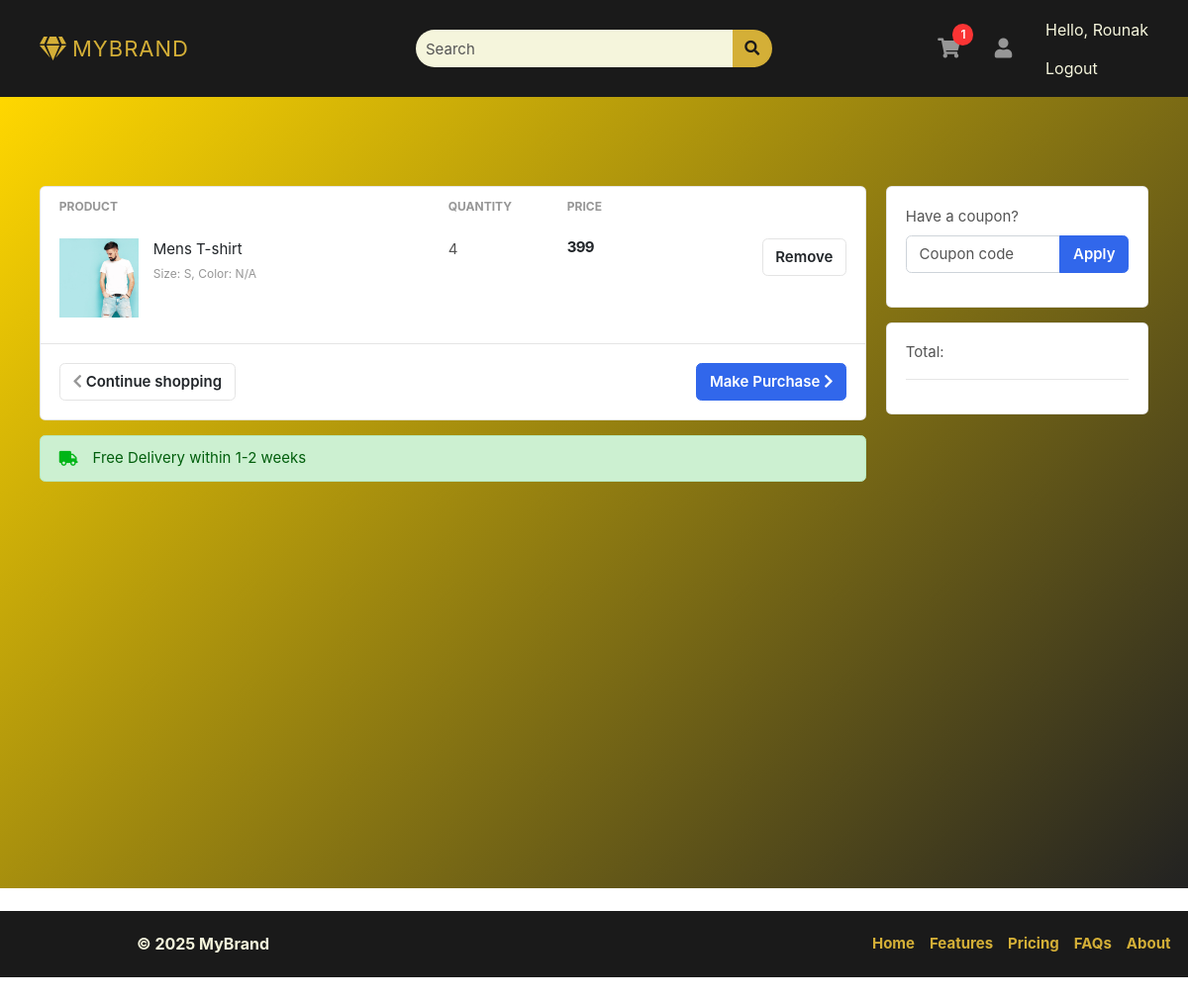
/accounts/cart/ (signed in), run on an earlier commit of the app's database.
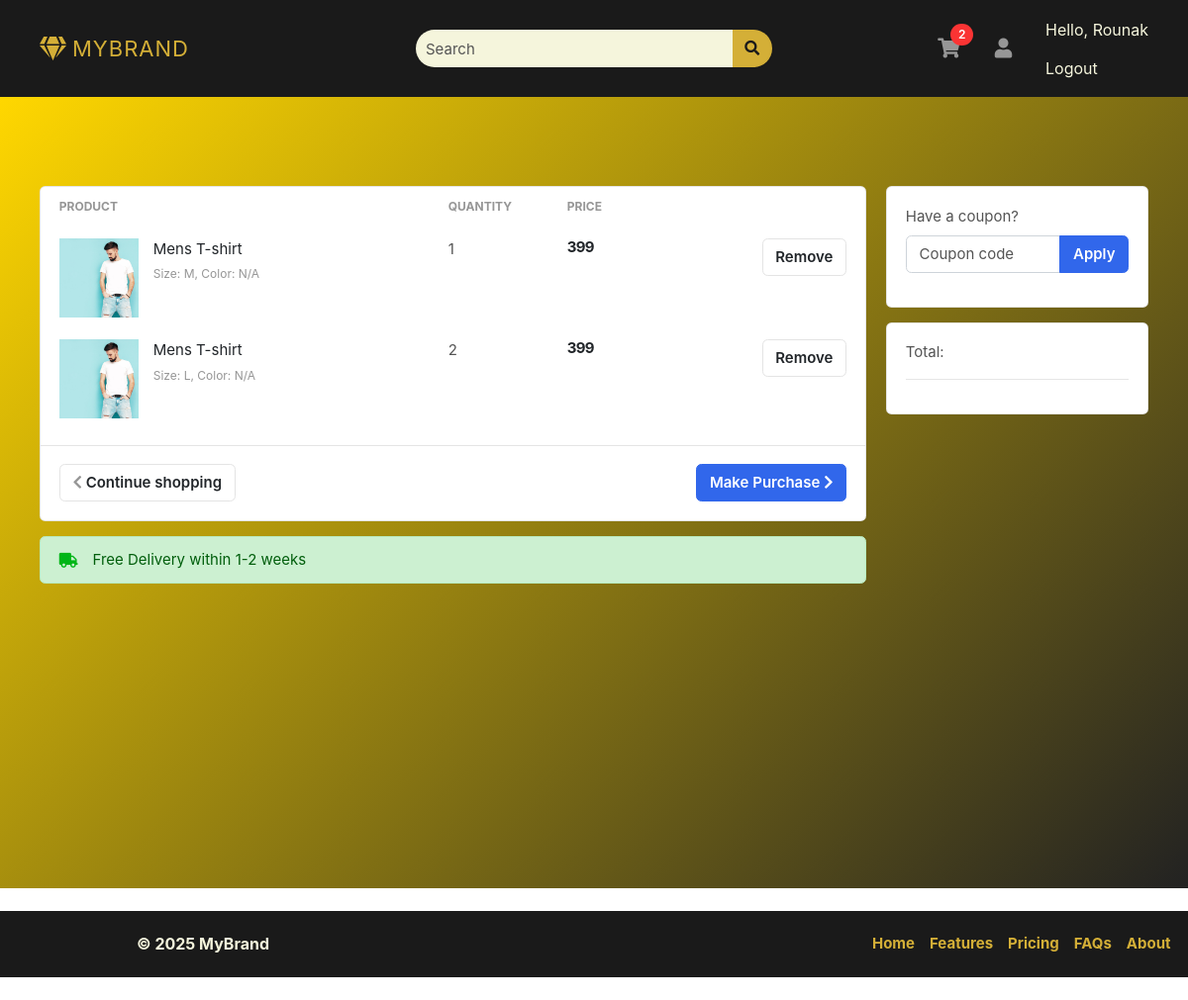
And on a later commit of the database.
### accounts/models.py (models this page shows, shortened)
class Profile(models.Model):
    user = models.OneToOneField(User, on_delete=models.CASCADE)
    address = models.TextField(blank=True, null=True)
    is_email_verified = models.BooleanField(default=False)
    phone_number = models.CharField(max_length=15, null=True, blank=True)
    email_token = models.CharField(max_length=100, null=True, blank=True)
    def get_cart_count(self):
        return CartItems.objects.filter(cart__is_paid=False, cart__user=self.user).count()

class CartItems(BaseModel):
    cart = models.ForeignKey(Cart, on_delete=models.CASCADE, related_name="cart_items")
    product = models.ForeignKey(Product, on_delete=models.SET_NULL, null=True, blank=True)
    color_variant = models.ForeignKey(ColorVariant, on_delete=models.SET_NULL, blank=True, null=True)
    size_variant = models.ForeignKey(SizeVariant, on_delete=models.SET_NULL, blank=True, null=True)
    quantity = models.PositiveIntegerField(default=1)

### products/models.py (models this page shows, shortened)
class Product(BaseModel):
    product_name = models.CharField(max_length=100)
    slug = models.SlugField(unique=True, null=True, blank=True)
    category = models.ForeignKey(Category, on_delete=models.CASCADE, related_name="products")
    price = models.IntegerField()
    product_description = models.TextField()
    color_variant = models.ManyToManyField(ColorVariant, blank=True)
    size_variant = models.ManyToManyField(SizeVariant, blank=True)

class ProductImage(BaseModel):
    product = models.ForeignKey(Product, on_delete=models.CASCADE, related_name="product_images")
    image = models.ImageField(upload_to="product/")

class SizeVariant(BaseModel):
    size_name = models.CharField(max_length=100)
    price = models.IntegerField(default=0)

### accounts/views.py (the view)
# urls.py: path("cart/", cart, name="cart"),
def cart(request):
    cart_items = CartItems.objects.filter(cart__user=request.user, cart__is_paid=False)
    context = {'cart_items': cart_items}
    return render(request, 'accounts/cart.html', context)

### templates/accounts/cart.html (shortened to what this page needs)
{% extends "base/base.html" %}
{% block start %}
<section class="section-container">
    <section class="section-content padding-y">
        <div class="container">
            <div class="row">
                <main class="col-md-9">
                    <div class="card">
                        <table class="table table-borderless table-shopping-cart">
                            <thead class="text-muted">
                                <tr class="small text-uppercase">
                                    <th scope="col">Product</th>
                                    <th scope="col" width="120">Quantity</th>
                                    <th scope="col" width="120">Price</th>
                                    <th scope="col" class="text-right" width="200"> </th>
                                </tr>
                            </thead>
                            <tbody>
                                {% for cart_item in cart_items %}
                                <tr>
                                    <td>
                                        <figure class="itemside">
                                            <div class="aside">
                                                <img src="{{ cart_item.product.product_images.first.image.url }}" class="img-sm">
                                            </div>
                                            <figcaption class="info">
                                                <a href="#" class="title text-dark">{{ cart_item.product.product_name }}</a>
                                                <p class="text-muted small">
                                                    Size: {{ cart_item.size_variant.size_name|default:"N/A" }},
                                                    Color: {{ cart_item.color_variant.color_name|default:"N/A" }}
                                                </p>
                                            </figcaption>
                                        </figure>
                                    </td>
                                    <td>
                                        {{ cart_item.quantity }}
                                    </td>
                                    <td>
                                        <div class="price-wrap">
                                            <var class="price">{{ cart_item.product.price }}</var>
                                        </div>
                                    </td>
                                    <td class="text-right">
                                        <a href="{% url 'remove_cart' cart_item.uid %}" class="btn btn-light"> Remove</a>
                                    </td>
                                </tr>
                                {% endfor %}
                            </tbody>
                        </table>
                        <div class="card-body border-top">
                            <a href="#" class="btn btn-primary float-md-right"> Make Purchase <i class="fa fa-chevron-right"></i> </a>
                            <a href="{% url 'index' %}" class="btn btn-light"> <i class="fa fa-chevron-left"></i> Continue shopping </a>
                        </div>
                    </div>
                    <div class="alert alert-success mt-3">
                        <p class="icontext"><i class="icon text-success fa fa-truck"></i> Free Delivery within 1-2 weeks</p>
                    </div>
                </main>
                <aside class="col-md-3">
                    <div class="card mb-3">
                        <div class="card-body">
                            <form>
                                <div class="form-group">
                                    <label>Have a coupon?</label>
                                    <div class="input-group">
                                        <input type="text" class="form-control" placeholder="Coupon code">
                                        <span class="input-group-append">
                                            <button class="btn btn-primary">Apply</button>
                                        </span>
                                    </div>
                                </div>
                            </form>
                        </div>
                    </div>
                    <div class="card">
                        <div class="card-body">
                            <dl class="dlist-align">
                                <dt>Total:</dt>
                                <dd class="text-right h5"><strong>{{ final_total }}</strong></dd>
                            </dl>
                            <hr>
                        </div>
                    </div>
                </aside>
            </div>
        </div>
    </section>
</section>
{% endblock %}

### templates/base/base.html (shortened to what this page needs)
<!DOCTYPE HTML>
<html lang="en">
<head>
    <link href="/media/css/bootstrap.css" rel="stylesheet" type="text/css" />
    <link href="/media/fonts/fontawesome/css/all.min.css" type="text/css" rel="stylesheet">
    <link href="/media/css/ui.css" rel="stylesheet" type="text/css" />
    <link href="/media/css/responsive.css" rel="stylesheet" />
</head>
<body>
    <header class="section-header">
        <section class="header-main" style="width: 100%; background-color: #1a1a1a; padding: 10px 0;">
            <div class="container">
                <div class="row align-items-center">
                    <div class="col-lg-4 col-12 d-flex justify-content-start">
                        <a class="navbar-brand text-uppercase fw-bold" href="{% url 'index' %}"
                           style="font-size: 22px; letter-spacing: 1px; display: flex; align-items: center; color: #d4af37;">
                            <i class="fas fa-gem" style="color: #d4af37; font-size: 24px; margin-right: 5px;"></i>
                            MyBrand
                        </a>
                    </div>
                    <div class="col-lg-4 col-12 d-flex justify-content-center">
                        <form action="#" class="search w-100" style="max-width: 400px;">
                            <div class="input-group">
                                <input type="text" class="form-control" placeholder="Search"
                                       style="border-radius: 20px 0 0 20px; padding: 10px; border: none; background: #f5f5dc; color: #1a1a1a;">
                                <div class="input-group-append">
                                    <button class="btn" type="submit"
                                            style="border-radius: 0 20px 20px 0; background: #d4af37; border: none; color: #1a1a1a;">
                                        <i class="fa fa-search"></i>
                                    </button>
                                </div>
                            </div>
                        </form>
                    </div>
                    <div class="col-lg-4 col-12 d-flex justify-content-end align-items-center">
                        <div class="widgets-wrap d-flex align-items-center">
                            <div class="widget-header mr-3 position-relative">
                                <a href="{% if request.user.is_authenticated %}{% url 'cart' %}{% else %}{% url 'login' %}?next={% url 'cart' %}{% endif %}"
                                    class="icon icon-sm rounded-circle"
                                    style="width: 40px; height: 40px; display: flex; align-items: center; justify-content: center; color: #d4af37;">
                                    <i class="fa fa-shopping-cart"></i>
                                </a>
                                <span class="badge badge-pill badge-danger notify"
                                      style="position: absolute; top: -5px; right: -5px; font-size: 12px; padding: 5px 8px;">
                                    {{ request.user.profile.get_cart_count }}
                                </span>
                            </div>
                            <div class="widget-header icontext">
                                <a href="{% url 'profile' %}" class="icon icon-sm rounded-circle"
                                   style="width: 40px; height: 40px; display: flex; align-items: center; justify-content: center; color: #d4af37;">
                                    <i class="fa fa-user"></i>
                                </a>
                            </div>
                            <ul class="navbar-nav ml-2">
                                {% if request.user.is_authenticated %}
                                <li class="nav-item">
                                    <span class="nav-link" style="color: #f5f5dc;">Hello, {{ request.user.username }}</span>
                                </li>
                                <li class="nav-item">
                                    <a class="nav-link" href="{% url 'logout' %}" style="color: #f5f5dc;">Logout</a>
                                </li>
                                {% else %}
                                <li class="nav-item d-flex align-items-center">
                                    <a class="nav-link" href="{% url 'login' %}" style="color: #f5f5dc;">Sign in</a>
                                    <span class="mx-1" style="color: #d4af37;">|</span>
                                    <a class="nav-link" href="{% url 'register' %}" style="color: #f5f5dc;">Register</a>
                                </li>
                                {% endif %}
                            </ul>
                        </div>
                    </div>
                </div>
            </div>
        </section>
    </header>
    <main>
        {% block start %} {% endblock %}
    </main>
    {% include 'base/footer.html' %}
</body>
</html>

### templates/base/footer.html
<footer class="d-flex flex-wrap justify-content-between align-items-center py-3 my-4"
    style="background: #1a1a1a; width: 100%; padding: 20px 0;">
    <p class="col-md-4 mb-0 text-center text-md-start"
       style="color: #f5f5dc; font-size: 16px; font-weight: bold; padding-left: 20px;">
        © 2025 MyBrand
    </p>
    <a href="/" class="col-md-4 d-flex align-items-center justify-content-center text-decoration-none">
        <svg class="bi me-2" width="40" height="32" style="fill: #d4af37;">
            <use xlink:href="#bootstrap"></use>
        </svg>
    </a>
    <ul class="nav col-md-4 justify-content-center justify-content-md-end">
        <li class="nav-item"><a href="{% url 'index' %}" class="nav-link px-2"
                style="color: #d4af37; font-weight: bold; transition: 0.3s;">Home</a></li>
        <li class="nav-item"><a href="#" class="nav-link px-2"
                style="color: #d4af37; font-weight: bold; transition: 0.3s;">Features</a></li>
        <li class="nav-item"><a href="#" class="nav-link px-2"
                style="color: #d4af37; font-weight: bold; transition: 0.3s;">Pricing</a></li>
        <li class="nav-item"><a href="#" class="nav-link px-2"
                style="color: #d4af37; font-weight: bold; transition: 0.3s;">FAQs</a></li>
        <li class="nav-item"><a href="#" class="nav-link px-2"
                style="color: #d4af37; font-weight: bold; transition: 0.3s;">About</a></li>
    </ul>
</footer>

### public/static/css/ui.css (style rules this page uses)
html { font-family: 'Inter', sans-serif; font-size: 15px; }
.price-wrap { letter-spacing: -0.7px; }
.icon-xs, .icon-sm, .icon-md, .icon-lg { display: inline-block; text-align: center; flex-shrink: 0; flex-grow: 0; }
.icon-sm { width: 48px; height: 48px; line-height: 48px; font-size: 20px; }
.img-xs, .img-sm, .img-md, .img-lg { object-fit: cover; flex-shrink: 0; flex-grow: 0; }
.img-sm { width: 80px; height: 80px; }
.padding-y { padding-top: 40px; padding-bottom: 40px; }
var { font-style: normal; }
figure { margin-bottom: 0; }
article:after, .form-group:after { display: block; clear: both; content: ""; }
.card .title { color: #212529; }
p:last-child { margin-bottom: 0; }
.header-main { position: relative; padding-top: 1rem; padding-bottom: 1rem; }
.widget-header { display: inline-block; vertical-align: middle; position: relative; }
.widget-header a { color: #545454; }
.widget-header i { color: #969696; }
.widget-header .notify { position: absolute; top: -3px; right: -10px; }
.btn-light { background-color: #fff; border-color: #e4e4e4; }
.btn-light i { color: #969696; }
.itemside { position: relative; display: flex; width: 100%; }
.itemside .aside { position: relative; flex-shrink: 0; }
.itemside .info { padding-left: 15px; padding-right: 7px; }
.itemside p { margin-bottom: 0; }
.itemside .title { display: block; margin-bottom: 5px; color: #212529; }
[class*="dlist-"] { margin-bottom: 5px; }
[class*="dlist-"] dd { margin-bottom: 0; }
.dlist-align { display: flex; }
.dlist-align dt { width: 120px; word-wrap: break-word; font-weight: normal; }
.dlist-align dd { flex-grow: 1; }
.icontext { display: inline-flex; align-items: center; vertical-align: middle; }
.icontext .icon { position: relative; margin-right: 15px; flex-shrink: 0; flex-grow: 0; }
.notify { position: absolute; top: -4px; right: -10px; display: inline-block; padding: .25em .6em; font-size: 12px; line-height: 1; text-align: center; border-radius: 3rem; color: #fff; background-color: #fa3434; }
.price { font-weight: 600; color: #212529; }
.table-shopping-cart.table td, .table-shopping-cart.table th { padding-left: 1.25rem; padding-right: 1.25rem; }
.table-shopping-cart .price-wrap { line-height: 1.2; }
.table-shopping-cart .price { font-weight: bold; margin-right: 5px; display: block; }

### templates/base/base.html (style rules this page uses)
.navbar-nav .nav-link { font-size: 16px; transition: all 0.3s ease-in-out; }

### templates/accounts/cart.html (style rules this page uses)
.section-container { min-height: 100vh; background: linear-gradient(-45deg, #000000, #b8860b, #222, #ffd700); background-size: 300% 300%; animation: gradientBG 8s ease infinite; padding-top: 50px; padding-bottom: 50px; }

What changed in the data, as far as the page shows it:
removed CartItems: product.product_images.first.image (picture), product.product_name "Mens T-shirt", size_variant.size_name "S", color_variant.color_name "N/A", quantity "4", product.price "399"
added CartItems: product.product_images.first.image (picture), product.product_name "Mens T-shirt", size_variant.size_name "M", color_variant.color_name "N/A", quantity "1", product.price "399"
added CartItems: product.product_images.first.image (picture), product.product_name "Mens T-shirt", size_variant.size_name "L", color_variant.color_name "N/A", quantity "2", product.price "399"
Also different on the page:
{{ request.user.profile.get_cart_count }}: "1" → "2"
